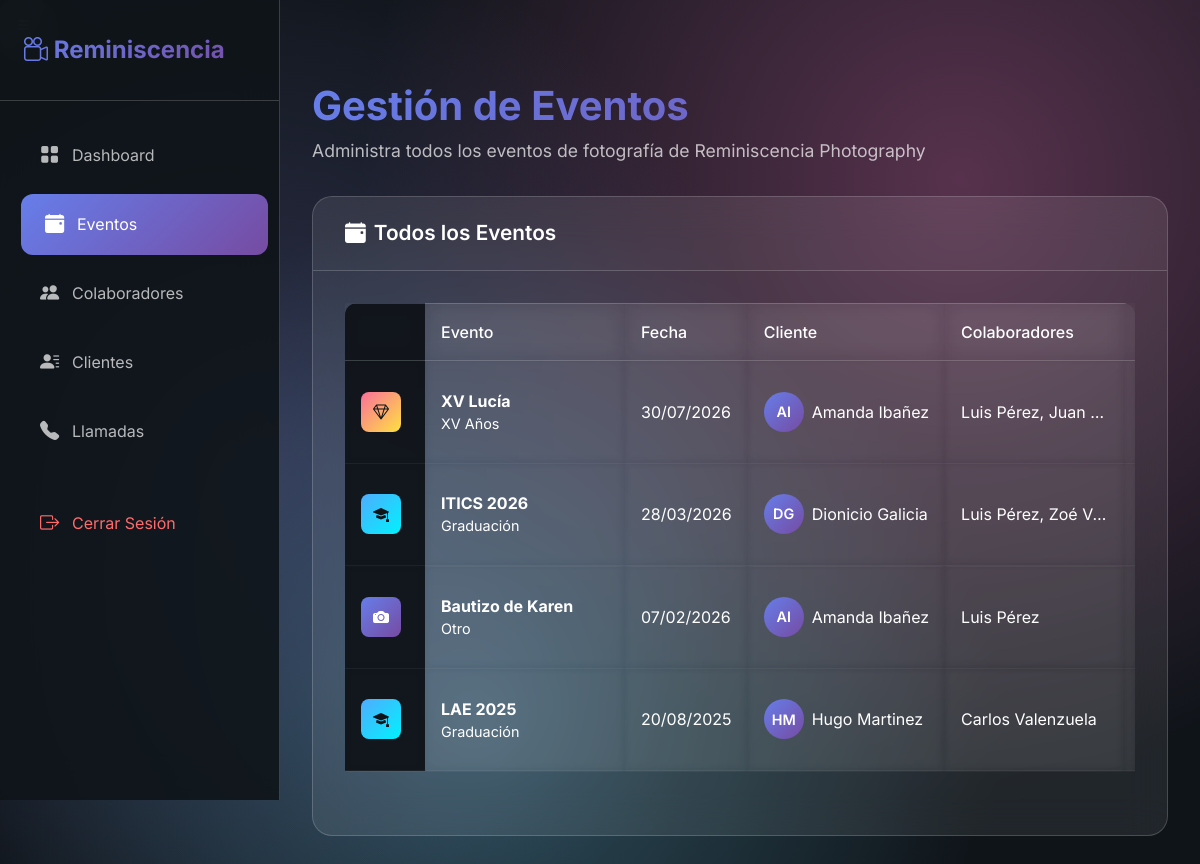
/admin/gestion_eventos.php?error=id_invalido (signed in), run on the app's committed database.
### tables this page shows
CREATE TABLE `eventos` (
  `id` int(11) NOT NULL,
  `titulo` varchar(255) NOT NULL,
  `cliente_id` int(11) NOT NULL,
  `colaborador_id` int(11) DEFAULT NULL,
  `nombre` varchar(100) NOT NULL,
  `tipo` varchar(50) NOT NULL,
  `fecha_evento` date NOT NULL,
  `hora_inicio` time NOT NULL,
  `hora_fin` time DEFAULT NULL,
  `lugar` varchar(100) NOT NULL,
  `descripcion` text DEFAULT NULL,
  `personas_estimadas` int(11) DEFAULT NULL,
  `estado` enum('pendiente','confirmado','cancelado','completado') DEFAULT 'pendiente',
  `fecha_creacion` datetime DEFAULT current_timestamp(),
  `fecha_modificacion` timestamp NULL DEFAULT NULL
);

CREATE TABLE `usuarios` (
  `id` int(11) NOT NULL,
  `nombre` varchar(100) NOT NULL,
  `email` varchar(100) NOT NULL,
  `telefono` varchar(20) DEFAULT NULL,
  `password` varchar(255) NOT NULL,
  `rol` enum('admin','colaborador','cliente') NOT NULL,
  `tipo_colaborador` enum('fotografo','videografo','auxiliar','') DEFAULT NULL,
  `rango_colaborador` enum('I','II','III','') DEFAULT NULL,
  `fecha_registro` datetime DEFAULT current_timestamp(),
  `activo` tinyint(1) DEFAULT 1,
  `foto_id` varchar(255) DEFAULT NULL,
  `cv_path` varchar(255) DEFAULT NULL COMMENT 'Ruta del CV del colaborador',
  `portfolio_path` varchar(255) DEFAULT NULL COMMENT 'Ruta del portafolio del colaborador'
);

### admin/gestion_eventos.php (the view, shortened to what this page needs)
<?php
require_once(__DIR__ . '/../includes/config.php');
$tipos_evento = [
    'bodas'        => 'Boda',
    'xv'           => 'XV Años',
    'graduaciones' => 'Graduación',
    'corporativos' => 'Evento Corporativo',
    'otro'         => 'Otro'
];
$pagina_actual = isset($_GET['pagina']) ? max(1, intval($_GET['pagina'])) : 1;
$eventos_por_pagina = 10;
$offset = ($pagina_actual - 1) * $eventos_por_pagina;
try {
    $stmt = $conn->prepare(
        "SELECT e.*,
                u.nombre AS cliente_nombre,
                GROUP_CONCAT(uc.nombre SEPARATOR ', ') AS colaboradores
         FROM eventos e
         JOIN usuarios u ON e.cliente_id = u.id
         LEFT JOIN evento_colaboradores ec ON e.id = ec.evento_id
         LEFT JOIN usuarios uc ON ec.colaborador_id = uc.id
         GROUP BY e.id
         ORDER BY e.fecha_evento DESC
         LIMIT :limit OFFSET :offset"
    );
    $stmt->bindValue(':limit', $eventos_por_pagina, PDO::PARAM_INT);
    $stmt->bindValue(':offset', $offset, PDO::PARAM_INT);
    $stmt->execute();
    $eventos = $stmt->fetchAll(PDO::FETCH_ASSOC);
} catch(PDOException $e) {
    $error = 'Error al obtener eventos: ' . $e->getMessage();
}
?>
<!DOCTYPE html>
<html lang="es">
<head>
  <link
    href="https://cdn.jsdelivr.net/npm/bootstrap@5.3.0/dist/css/bootstrap.min.css"
    rel="stylesheet"
  />
  <link
    rel="stylesheet"
    href="https://cdn.jsdelivr.net/npm/bootstrap-icons@1.11.1/font/bootstrap-icons.css"
  />
</head>
<body>
  <button class="menu-toggle btn btn-secondary" onclick="toggleSidebar()">
  </button>
  <nav class="sidebar" id="sidebar">
    <div class="sidebar-header">
      <div class="logo">
        <i class="bi bi-camera-reels"></i>
        Reminiscencia
      </div>
    </div>
    <div class="nav-menu">
      <div class="nav-item">
        <a href="dashboard.php" class="nav-link">
          <i class="bi bi-grid-fill"></i>
          <span>Dashboard</span>
        </a>
      </div>
      <div class="nav-item">
        <a href="gestion_eventos.php" class="nav-link active">
          <i class="bi bi-calendar-event-fill"></i>
          <span>Eventos</span>
        </a>
      </div>
      <div class="nav-item">
        <a href="gestion_colaboradores.php" class="nav-link">
          <i class="bi bi-people-fill"></i>
          <span>Colaboradores</span>
        </a>
      </div>
      <div class="nav-item">
        <a href="gestion_clientes.php" class="nav-link">
          <i class="bi bi-person-lines-fill"></i>
          <span>Clientes</span>
        </a>
      </div>
      <div class="nav-item">
        <a href="llamadas.php" class="nav-link">
          <i class="bi bi-telephone-fill"></i>
          <span>Llamadas</span>
        </a>
      </div>
      <div class="nav-item" style="margin-top: 2rem;">
        <a href="/logout.php" class="nav-link" style="color: #ff6b6b;">
          <i class="bi bi-box-arrow-right"></i>
          <span>Cerrar Sesión</span>
        </a>
      </div>
    </div>
  </nav>
  <main class="main-content">
    <div class="header">
      <h1>Gestión de Eventos</h1>
      <p>Administra todos los eventos de fotografía de Reminiscencia Photography</p>
    </div>
    <div class="card">
      <div class="card-header">
        <h3 class="card-title text-white">
          <i class="bi bi-calendar-event-fill text-white"></i>
          Todos los Eventos
        </h3>
      </div>
      <div class="card-body">
        <?php if (count($eventos) > 0): ?>
          <div class="table-responsive">
            <table class="table">
              <thead>
                <tr>
                  <th class="text-white"></th>
                  <th class="text-white">Evento</th>
                  <th class="text-white">Fecha</th>
                  <th class="text-white">Cliente</th>
                  <th class="text-white">Colaboradores</th>
                  <th class="text-white">Estado</th>
                </tr>
              </thead>
              <tbody>
                <?php foreach ($eventos as $evento): ?>
                  <tr>
                    <td>
                      <?php
                        $iconos = [
                          'graduaciones' => 'bi-mortarboard-fill',
                          'xv'           => 'bi-gem',
                          'bodas'        => 'bi-heart-fill',
                          'corporativos' => 'bi-briefcase-fill',
                          'otro'         => 'bi-camera-fill'
                        ];
                        $icono = $iconos[$evento['tipo']] ?? $iconos['otro'];
                        $bg_class = match($evento['tipo']) {
                          'graduaciones' => 'background: var(--success-gradient); color: var(--dark-bg);',
                          'xv'           => 'background: var(--warning-gradient); color: var(--dark-bg);',
                          'bodas'        => 'background: var(--danger-gradient); color: white;',
                          'corporativos' => 'background: var(--info-gradient); color: var(--dark-bg);',
                          default        => 'background: var(--primary-gradient); color: white;'
                        };
                      ?>
                      <div
                        class="d-flex align-items-center justify-content-center"
                        style="width: 40px; height: 40px; border-radius: 8px; <?php echo $bg_class; ?>"
                      >
                        <i class="bi <?php echo $icono; ?>"></i>
                      </div>
                    </td>
                    <td>
                      <div class="d-flex flex-column">
                        <strong class="text-white"><?php echo htmlspecialchars($evento['nombre']); ?></strong>
                        <span class="text-secondary text-white" style="font-size:0.9rem;">
                          <?php echo htmlspecialchars($tipos_evento[$evento['tipo']] ?? ucfirst($evento['tipo'])); ?>
                        </span>
                      </div>
                    </td>
                    <td class="text-white"><?php echo date('d/m/Y', strtotime($evento['fecha_evento'])); ?></td>
                    <td>
                      <div class="client-info">
                        <div class="client-avatar">
                          <?php
                            $nombres = explode(' ', $evento['cliente_nombre']);
                            $iniciales = '';
                            foreach ($nombres as $n) {
                              $iniciales .= strtoupper(substr($n, 0, 1));
                            }
                            echo substr($iniciales, 0, 2);
                          ?>
                        </div>
                        <span class="text-white"><?php echo htmlspecialchars($evento['cliente_nombre']); ?></span>
                      </div>
                    </td>
                    <td class="text-white" style="max-width:150px; white-space: nowrap; overflow: hidden; text-overflow: ellipsis;" title="<?php echo htmlspecialchars($evento['colaboradores'] ?? 'Sin asignar'); ?>">
                      <?php echo htmlspecialchars($evento['colaboradores'] ?? 'Sin asignar'); ?>
                    </td>
                    <td>
                    </td>
                  </tr>
                <?php endforeach; ?>
              </tbody>
            </table>
          </div>
        <?php endif; ?>
      </div>
    </div>
  </main>
</body>
</html>

### data on the page
eventos: nombre "XV Lucía", tipo "XV Años", fecha_evento "30/07/2026", iniciales "AI", cliente.nombre "Amanda Ibañez", colaboradores "Luis Pérez, Juan…"
eventos: nombre "ITICS 2026", tipo "Graduación", fecha_evento "28/03/2026", iniciales "DG", cliente.nombre "Dionicio Galicia", colaboradores "Luis Pérez, Zoé V…"
eventos: nombre "Bautizo de Karen", tipo "Otro", fecha_evento "07/02/2026", iniciales "AI", cliente.nombre "Amanda Ibañez", colaboradores "Luis Pérez"
eventos: nombre "LAE 2025", tipo "Graduación", fecha_evento "20/08/2025", iniciales "HM", cliente.nombre "Hugo Martinez", colaboradores "Carlos Valenzuela"
